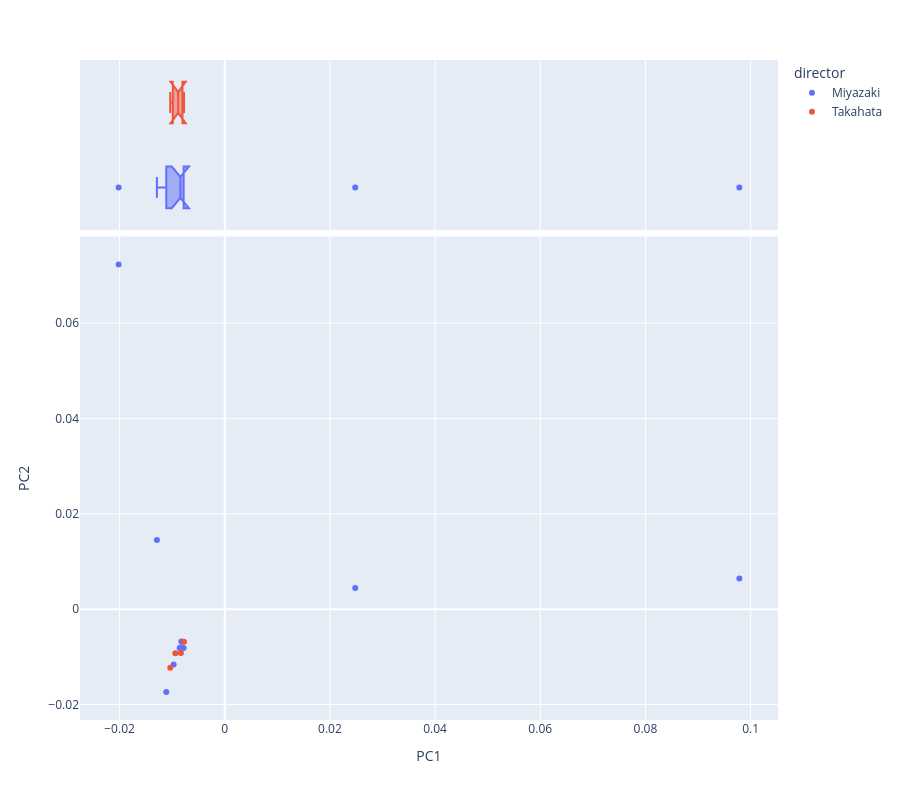

The notebook cell saved with this chart:
### Code cell
vis_pcs(1, 2, col = 'director')

### Figure 1 — Plotly figure (JSON) as saved in the notebook; plotly's stock layout.template omitted (floating-point values rounded to 4 significant figures)
{"data": [{"hovertemplate": "<b>%{hovertext}</b><br><br>director=Miyazaki<br>PC1=%{x}<br>PC2=%{y}<extra></extra>", "hovertext": ["Miyazaki castle_in_the_sky", "Miyazaki howls_moving_castle", "Miyazaki kikis_delivery_service", "Miyazaki my_neighbor_totoro", "Miyazaki nausicaa", "Miyazaki ponyo", "Miyazaki porco_rosso", "Miyazaki princess_mononoke", "Miyazaki spirited_away", "Miyazaki the_wind_rises"], "legendgroup": "Miyazaki", "marker": {"color": "#636efa", "symbol": "circle"}, "mode": "markers", "name": "Miyazaki", "orientation": "v", "showlegend": true, "type": "scatter", "x": [-0.01112, -0.02017, -0.00825, 0.09786, -0.009713, 0.02482, -0.007814, -0.008566, -0.0129, -0.008308], "xaxis": "x", "y": [-0.0174, 0.07232, -0.006776, 0.006432, -0.01163, 0.004447, -0.008175, -0.008127, 0.01449, -0.008007], "yaxis": "y"}, {"alignmentgroup": "True", "hovertemplate": "<b>%{hovertext}</b><br><br>director=Miyazaki<br>PC1=%{x}<extra></extra>", "hovertext": ["Miyazaki castle_in_the_sky", "Miyazaki howls_moving_castle", "Miyazaki kikis_delivery_service", "Miyazaki my_neighbor_totoro", "Miyazaki nausicaa", "Miyazaki ponyo", "Miyazaki porco_rosso", "Miyazaki princess_mononoke", "Miyazaki spirited_away", "Miyazaki the_wind_rises"], "legendgroup": "Miyazaki", "marker": {"color": "#636efa", "symbol": "circle"}, "name": "Miyazaki", "notched": true, "offsetgroup": "Miyazaki", "showlegend": false, "type": "box", "x": [-0.01112, -0.02017, -0.00825, 0.09786, -0.009713, 0.02482, -0.007814, -0.008566, -0.0129, -0.008308], "xaxis": "x2", "yaxis": "y2"}, {"hovertemplate": "<b>%{hovertext}</b><br><br>director=Takahata<br>PC1=%{x}<br>PC2=%{y}<extra></extra>", "hovertext": ["Takahata grave_of_the_fireflies", "Takahata only_yesterday", "Takahata pom_poko", "Takahata princess_kaguya"], "legendgroup": "Takahata", "marker": {"color": "#EF553B", "symbol": "circle"}, "mode": "markers", "name": "Takahata", "orientation": "v", "showlegend": true, "type": "scatter", "x": [-0.008334, -0.007742, -0.009394, -0.01037], "xaxis": "x", "y": [-0.009179, -0.006857, -0.009236, -0.0123], "yaxis": "y"}, {"alignmentgroup": "True", "hovertemplate": "<b>%{hovertext}</b><br><br>director=Takahata<br>PC1=%{x}<extra></extra>", "hovertext": ["Takahata grave_of_the_fireflies", "Takahata only_yesterday", "Takahata pom_poko", "Takahata princess_kaguya"], "legendgroup": "Takahata", "marker": {"color": "#EF553B", "symbol": "circle"}, "name": "Takahata", "notched": true, "offsetgroup": "Takahata", "showlegend": false, "type": "box", "x": [-0.008334, -0.007742, -0.009394, -0.01037], "xaxis": "x2", "yaxis": "y2"}], "layout": {"height": 800, "legend": {"title": {"text": "director"}, "tracegroupgap": 0}, "margin": {"t": 60}, "xaxis": {"anchor": "y", "domain": [0, 1], "title": {"text": "PC1"}}, "xaxis2": {"anchor": "y2", "domain": [0, 1], "matches": "x", "showgrid": true, "showticklabels": false}, "yaxis": {"anchor": "x", "domain": [0, 0.7326], "title": {"text": "PC2"}}, "yaxis2": {"anchor": "x2", "domain": [0.7426, 1], "matches": "y2", "showgrid": false, "showline": false, "showticklabels": false, "ticks": ""}}}
